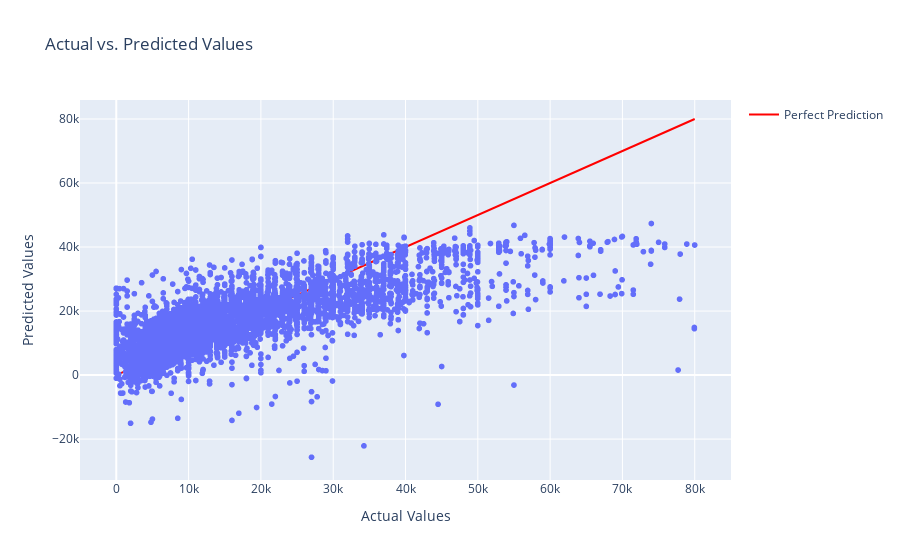

This figure's notebook cell:
### Code cell
# Plot actual vs. predicted values

# Create scatter plot
fig = px.scatter(
    actual_vs_predicted_df,
    x='Actual',
    y='Predicted',
    title='Actual vs. Predicted Values',
    labels={'Actual': 'Actual Values', 'Predicted': 'Predicted Values'}
)

# Add a line for perfect predictions
fig.add_trace(
    go.Scatter(
        x=[actual_vs_predicted_df['Actual'].min(), actual_vs_predicted_df['Actual'].max()],
        y=[actual_vs_predicted_df['Actual'].min(), actual_vs_predicted_df['Actual'].max()],
        mode='lines',
        name='Perfect Prediction',
        line=dict(color='red', width=2)
    )
)

# Save the plot as an HTML file
fig.write_html("actual_vs_predicted.html")

# To display the plot (optional)
fig.show()

### Figure 1 — Plotly figure (JSON) as saved in the notebook; plotly's stock layout.template omitted (floating-point values rounded to 4 significant figures; data arrays with more than 128 entries replaced by an {"elided": "..."} marker saying what was removed)
{"data": [{"hovertemplate": "Actual Values=%{x}<br>Predicted Values=%{y}<extra></extra>", "legendgroup": "", "marker": {"color": "#636efa", "symbol": "circle"}, "mode": "markers", "name": "", "showlegend": false, "type": "scattergl", "x": {"elided": "6487 int values"}, "xaxis": "x", "y": {"elided": "6487 float values"}, "yaxis": "y"}, {"line": {"color": "red", "width": 2}, "mode": "lines", "name": "Perfect Prediction", "type": "scatter", "x": [1, 79995], "y": [1, 79995]}], "layout": {"autosize": true, "legend": {"tracegroupgap": 0}, "title": {"text": "Actual vs. Predicted Values"}, "xaxis": {"anchor": "y", "autorange": true, "domain": [0, 1], "range": [-5034.0, 85030.0], "title": {"text": "Actual Values"}, "type": "linear"}, "yaxis": {"anchor": "x", "autorange": true, "domain": [0, 1], "range": [-34180.0, 86000.0], "title": {"text": "Predicted Values"}, "type": "linear"}}}
